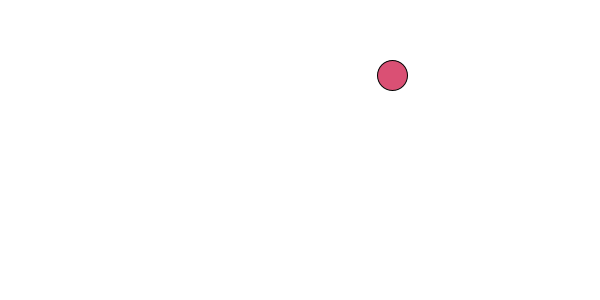
Frame 1 (no input)
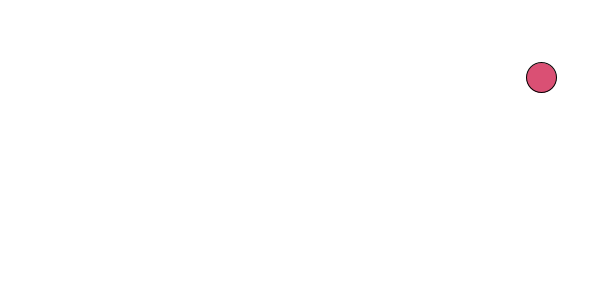
Frame 60 (the mouse pressed at the canvas centre just before this capture)
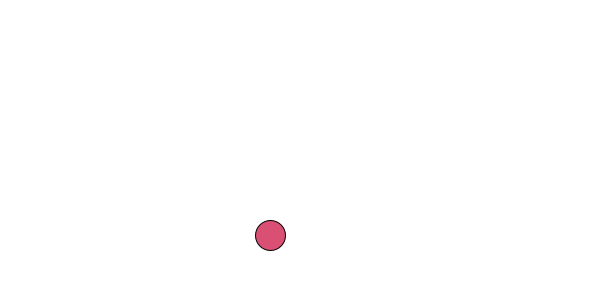
Frame 120 (the mouse held since frame 60 and released just before this capture)

The Processing sketch that drew these frames (run headless with seeded random() and noise(); from frame 60 on, the mouse is pressed at the canvas centre):

// Processing sketch: intro_objects
// ── intro_objects.pde

ball ourBall;

void setup() {
  size(600, 300);
  ourBall = new ball();
}

void draw() {
  background(255);
  ourBall.moveBall();
  ourBall.bounceBall();
  ourBall.drawBall();
}


// ── classes.pde
class ball { 

  float ballX, ballY, speedX, speedY, ballR, ballG, ballB;

  ball() {
    ballX = random(width);
    ballY = random(height);
    speedX = random(-5, 5);
    speedY = random(-5, 5);
    ballR = random (255);
    ballG = random (255);
    ballB = random (255);
  }


  void moveBall() {
    ballX += speedX;
    ballY += speedY;
  }

  void bounceBall() {
    if (ballX > width || ballX < 0) speedX= - speedX;
    if (ballY > height || ballY < 0) speedY= - speedY;
  }

  void drawBall() {
    fill (ballR, ballG, ballB);
    ellipse(ballX, ballY, 30, 30);
  }
}
